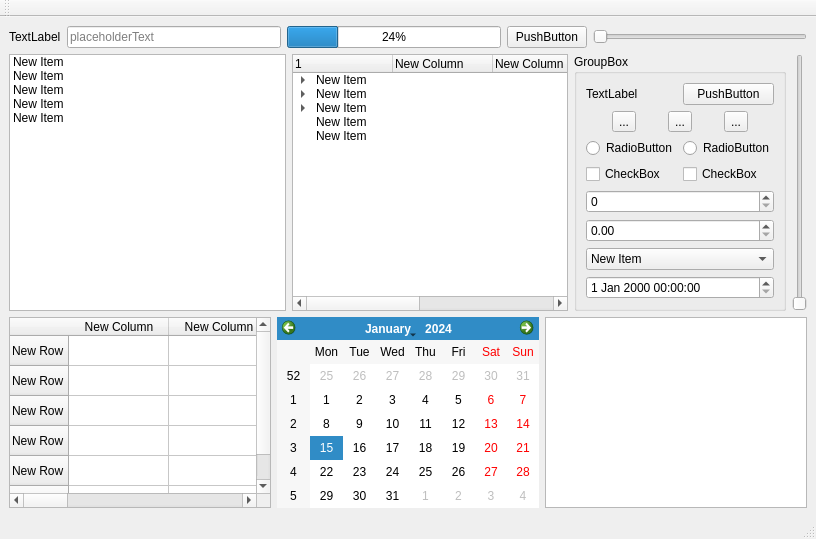
<?xml version="1.0" encoding="UTF-8"?>
<ui version="4.0">
 <class>MainWindow</class>
 <widget class="QMainWindow" name="MainWindow">
  <property name="geometry">
   <rect>
    <x>0</x>
    <y>0</y>
    <width>816</width>
    <height>539</height>
   </rect>
  </property>
  <property name="windowTitle">
   <string>MainWindow</string>
  </property>
  <widget class="QWidget" name="centralwidget">
   <layout class="QVBoxLayout" name="verticalLayout_2">
    <item>
     <layout class="QHBoxLayout" name="horizontalLayout_5">
      <item>
       <widget class="QLabel" name="label">
        <property name="text">
         <string>TextLabel</string>
        </property>
       </widget>
      </item>
      <item>
       <widget class="QLineEdit" name="lineEdit">
        <property name="placeholderText">
         <string>placeholderText</string>
        </property>
       </widget>
      </item>
      <item>
       <widget class="QProgressBar" name="progressBar">
        <property name="value">
         <number>24</number>
        </property>
       </widget>
      </item>
      <item>
       <widget class="QPushButton" name="pushButton_2">
        <property name="text">
         <string>PushButton</string>
        </property>
       </widget>
      </item>
      <item>
       <widget class="QSlider" name="horizontalSlider">
        <property name="orientation">
         <enum>Qt::Horizontal</enum>
        </property>
       </widget>
      </item>
     </layout>
    </item>
    <item>
     <layout class="QHBoxLayout" name="horizontalLayout_6">
      <item>
       <widget class="QListWidget" name="listWidget">
        <item>
         <property name="text">
          <string>New Item</string>
         </property>
        </item>
        <item>
         <property name="text">
          <string>New Item</string>
         </property>
        </item>
        <item>
         <property name="text">
          <string>New Item</string>
         </property>
        </item>
        <item>
         <property name="text">
          <string>New Item</string>
         </property>
        </item>
        <item>
         <property name="text">
          <string>New Item</string>
         </property>
        </item>
       </widget>
      </item>
      <item>
       <widget class="QTreeWidget" name="treeWidget">
        <column>
         <property name="text">
          <string>1</string>
         </property>
        </column>
        <column>
         <property name="text">
          <string>New Column</string>
         </property>
        </column>
        <column>
         <property name="text">
          <string>New Column</string>
         </property>
        </column>
        <column>
         <property name="text">
          <string>New Column</string>
         </property>
        </column>
        <column>
         <property name="text">
          <string>New Column</string>
         </property>
        </column>
        <column>
         <property name="text">
          <string>New Column</string>
         </property>
        </column>
        <item>
         <property name="text">
          <string>New Item</string>
         </property>
         <item>
          <property name="text">
           <string>New Subitem</string>
          </property>
          <item>
           <property name="text">
            <string>New Subitem</string>
           </property>
           <item>
            <property name="text">
             <string>New Subitem</string>
            </property>
            <item>
             <property name="text">
              <string>New Subitem</string>
             </property>
            </item>
           </item>
          </item>
         </item>
        </item>
        <item>
         <property name="text">
          <string>New Item</string>
         </property>
         <item>
          <property name="text">
           <string>New Subitem</string>
          </property>
          <item>
           <property name="text">
            <string>New Subitem</string>
           </property>
           <item>
            <property name="text">
             <string>New Subitem</string>
            </property>
            <item>
             <property name="text">
              <string>New Subitem</string>
             </property>
            </item>
           </item>
          </item>
         </item>
        </item>
        <item>
         <property name="text">
          <string>New Item</string>
         </property>
         <item>
          <property name="text">
           <string>New Subitem</string>
          </property>
          <item>
           <property name="text">
            <string>New Subitem</string>
           </property>
           <item>
            <property name="text">
             <string>New Subitem</string>
            </property>
            <item>
             <property name="text">
              <string>New Subitem</string>
             </property>
            </item>
           </item>
          </item>
         </item>
        </item>
        <item>
         <property name="text">
          <string>New Item</string>
         </property>
        </item>
        <item>
         <property name="text">
          <string>New Item</string>
         </property>
        </item>
       </widget>
      </item>
      <item>
       <widget class="QGroupBox" name="groupBox">
        <property name="title">
         <string>GroupBox</string>
        </property>
        <layout class="QGridLayout" name="gridLayout">
         <item row="0" column="0">
          <layout class="QVBoxLayout" name="verticalLayout">
           <item>
            <layout class="QHBoxLayout" name="horizontalLayout_4">
             <item>
              <widget class="QLabel" name="label_2">
               <property name="text">
                <string>TextLabel</string>
               </property>
              </widget>
             </item>
             <item>
              <widget class="QPushButton" name="pushButton">
               <property name="text">
                <string>PushButton</string>
               </property>
              </widget>
             </item>
            </layout>
           </item>
           <item>
            <layout class="QHBoxLayout" name="horizontalLayout_3">
             <item>
              <widget class="QToolButton" name="toolButton">
               <property name="text">
                <string>...</string>
               </property>
              </widget>
             </item>
             <item>
              <widget class="QToolButton" name="toolButton_2">
               <property name="text">
                <string>...</string>
               </property>
              </widget>
             </item>
             <item>
              <widget class="QToolButton" name="toolButton_3">
               <property name="text">
                <string>...</string>
               </property>
              </widget>
             </item>
            </layout>
           </item>
           <item>
            <layout class="QHBoxLayout" name="horizontalLayout">
             <item>
              <widget class="QRadioButton" name="radioButton">
               <property name="text">
                <string>RadioButton</string>
               </property>
              </widget>
             </item>
             <item>
              <widget class="QRadioButton" name="radioButton_2">
               <property name="text">
                <string>RadioButton</string>
               </property>
              </widget>
             </item>
            </layout>
           </item>
           <item>
            <layout class="QHBoxLayout" name="horizontalLayout_2">
             <item>
              <widget class="QCheckBox" name="checkBox">
               <property name="text">
                <string>CheckBox</string>
               </property>
              </widget>
             </item>
             <item>
              <widget class="QCheckBox" name="checkBox_2">
               <property name="text">
                <string>CheckBox</string>
               </property>
              </widget>
             </item>
            </layout>
           </item>
           <item>
            <widget class="QSpinBox" name="spinBox"/>
           </item>
           <item>
            <widget class="QDoubleSpinBox" name="doubleSpinBox"/>
           </item>
           <item>
            <widget class="QComboBox" name="comboBox">
             <item>
              <property name="text">
               <string>New Item</string>
              </property>
             </item>
             <item>
              <property name="text">
               <string>New Item</string>
              </property>
             </item>
             <item>
              <property name="text">
               <string>New Item</string>
              </property>
             </item>
             <item>
              <property name="text">
               <string>New Item</string>
              </property>
             </item>
             <item>
              <property name="text">
               <string>New Item</string>
              </property>
             </item>
             <item>
              <property name="text">
               <string>New Item</string>
              </property>
             </item>
            </widget>
           </item>
           <item>
            <widget class="QDateTimeEdit" name="dateTimeEdit"/>
           </item>
          </layout>
         </item>
        </layout>
       </widget>
      </item>
      <item>
       <widget class="QSlider" name="verticalSlider">
        <property name="orientation">
         <enum>Qt::Vertical</enum>
        </property>
       </widget>
      </item>
     </layout>
    </item>
    <item>
     <layout class="QHBoxLayout" name="horizontalLayout_7">
      <item>
       <widget class="QTableWidget" name="tableWidget">
        <row>
         <property name="text">
          <string>New Row</string>
         </property>
        </row>
        <row>
         <property name="text">
          <string>New Row</string>
         </property>
        </row>
        <row>
         <property name="text">
          <string>New Row</string>
         </property>
        </row>
        <row>
         <property name="text">
          <string>New Row</string>
         </property>
        </row>
        <row>
         <property name="text">
          <string>New Row</string>
         </property>
        </row>
        <row>
         <property name="text">
          <string>New Row</string>
         </property>
        </row>
        <column>
         <property name="text">
          <string>New Column</string>
         </property>
        </column>
        <column>
         <property name="text">
          <string>New Column</string>
         </property>
        </column>
        <column>
         <property name="text">
          <string>New Column</string>
         </property>
        </column>
        <column>
         <property name="text">
          <string>New Column</string>
         </property>
        </column>
        <column>
         <property name="text">
          <string>New Column</string>
         </property>
        </column>
       </widget>
      </item>
      <item>
       <widget class="QCalendarWidget" name="calendarWidget"/>
      </item>
      <item>
       <widget class="QTextEdit" name="textEdit"/>
      </item>
     </layout>
    </item>
   </layout>
  </widget>
  <widget class="QMenuBar" name="menubar">
   <property name="geometry">
    <rect>
     <x>0</x>
     <y>0</y>
     <width>816</width>
     <height>21</height>
    </rect>
   </property>
  </widget>
  <widget class="QStatusBar" name="statusbar"/>
  <widget class="QToolBar" name="toolBar">
   <property name="windowTitle">
    <string>toolBar</string>
   </property>
   <attribute name="toolBarArea">
    <enum>TopToolBarArea</enum>
   </attribute>
   <attribute name="toolBarBreak">
    <bool>false</bool>
   </attribute>
  </widget>
 </widget>
 <resources/>
 <connections/>
</ui>
